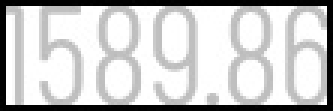
#> input picture ocr/save/(258, 1215, 111, 37).jpg, 111 x 37 px, given as the content of the folder ./data/, which was not available (shown 3 times larger)
$ python tesseract.py
#> lines starting #> are read from the running program, lines starting #| are printed output that depends on the picture; after the words box and inside, x2 and y2 are one past the last pixel; in counts of white or black regions, pixels touching at a corner belong together; pictures that were not available may be replaced by others from this repository, and a replacement may not be noted
import pytesseract
import cv2
import pandas as pd
import numpy as np
import os
from tqdm import tqdm

pytesseract.pytesseract.tesseract_cmd = r'C:\Program Files\Tesseract-OCR\tesseract.exe'


class Solution:
    def __init__(self, path, file_name):
#> called with path = './data/', file_name = '(258, 1215, 111, 37).jpg'
        self.path = path
        self.file_name = file_name
        self.img = cv2.imread(path + file_name, cv2.IMREAD_GRAYSCALE)
#> self.img is the input picture: shape (37, 111); min 0, max 255, mean 200.6

    def get_xy(self):
        img = self.img
        kernel = cv2.getStructuringElement(cv2.MORPH_ELLIPSE, (3, 3))
        grad = cv2.morphologyEx(img, cv2.MORPH_GRADIENT, kernel)
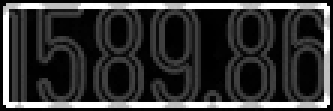
#> grad: shape (37, 111) (shown 3 times larger); min 0, max 255, mean 53.2
        _, bw = cv2.threshold(grad, 0.0, 255.0, cv2.THRESH_BINARY | cv2.THRESH_OTSU)
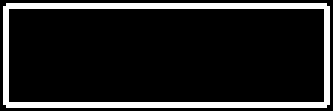
#> bw: shape (37, 111) (shown 3 times larger); 13.5% white in thin lines or dots
        kernel = cv2.getStructuringElement(cv2.MORPH_RECT, (9, 1))
        connected = cv2.morphologyEx(bw, cv2.MORPH_CLOSE, kernel)
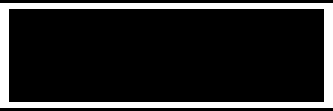
#> connected: shape (37, 111) (shown 3 times larger); 15.3% white; 1 white region
        # using RETR_EXTERNAL instead of RETR_CCOMP
        contours, hierarchy = cv2.findContours(connected.copy(), cv2.RETR_EXTERNAL, cv2.CHAIN_APPROX_NONE)
#> contours = 1 contour; box (x1, y1, x2, y2) and area: (0, 1, 111, 36) 3740
        mask = np.zeros(bw.shape, dtype=np.uint8)
        coordinates = []

        for idx in range(len(contours)):
            x, y, w, h = cv2.boundingRect(contours[idx])
            mask[y:y + h, x:x + w] = 0
            cv2.drawContours(mask, contours, idx, (255, 255, 255), -1)
            r = float(cv2.countNonZero(mask[y:y + h, x:x + w])) / (w * h)
            if r > 0.45 and w > 8 and h > 8:
                coordinates.append((x, y, w, h))
#> this loop made 1 pass
#> (x, y, w, h, r) on pass 1: (0, 1, 111, 35, 1)
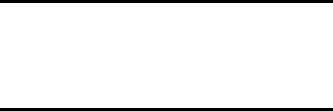
#> mask: shape (37, 111) (shown 3 times larger); 94.6% white; black in thin lines or dots
#> after the loop, coordinates = [(0, 1, 111, 35)]
                # [7 lines of commented-out code are left out]

        return coordinates

    def divide_image(self):
        img = self.img
        columns = ['Date', '1', '2', '3', '4', 'net']
        df = pd.DataFrame(columns=columns)
        coordinates = self.get_xy()
#> coordinates = [(0, 1, 111, 35)]
        res = []
        for coordinate in tqdm(coordinates):
            x, y, w, h = coordinate
            extra_point = 7
            x, y = x - extra_point, y - extra_point
            w, h = w + extra_point * 2, h + extra_point * 2
            cropped_image = img[y:y + h, x:x + w]
            # cv2.imwrite('./save/'+str(coordinate)+'.jpg', cropped_image)
            answer = pytesseract.image_to_string(cropped_image, lang='kor')
            # print('\n' + str(coordinate) + ' 의 결과 : ' + answer)
            # cv2.imshow(' ', cropped_image)
            # cv2.waitKey()
            res.append(' '.join(list(filter(None, answer.split('\n')))))
#> this loop made 1 pass
#> (coordinate, x, y, w, h, extra_point) on pass 1: ((0, 1, 111, 35), -7, -6, 125, 49, 7)
#> after the loop, res = []
        # res = pd.DataFrame(data=[res], columns=columns)
        print(res)
        # df = pd.concat([df, res])
        # df.reset_index(drop=True, inplace=True)
        return df


data_path = './data/'
save_path = './save/'
file_names = os.listdir(data_path)
print(file_names)
#  # ['1.png', '1665019485641.jpg', '1665019486684.jpg', '2.jpg', '3.jpg', '4.jpg', '5.jpg', 'NIA.jpg', 'row.jpg']
file_index = -1
print(f'File name : {file_names[file_index]}')
solution = Solution(path=data_path, file_name=file_names[file_index])
print(solution.divide_image())
#> (the call stopped at in divide_image, `answer = pytesseract.image_to_string(cropped_image, lang='kor')`: pytesseract is not available in this run)

$ run again, on ocr/save/(262, 1554, 102, 37).jpg
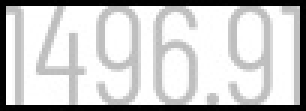
#> input picture ocr/save/(262, 1554, 102, 37).jpg, 102 x 37 px, given as the content of the folder ./data/, which was not available (shown 3 times larger)
#> in __init__, self.img is the input picture: shape (37, 102); min 0, max 255, mean 201.2
#> in get_xy, `_, bw = cv2.threshold(grad, 0.0, 255.0, cv2.THRESH_BINARY | cv2.THRESH..`:
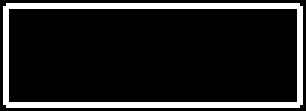
#> bw: shape (37, 102) (shown 3 times larger); 13.8% white in thin lines or dots
#> in get_xy, `connected = cv2.morphologyEx(bw, cv2.MORPH_CLOSE, kernel)`:
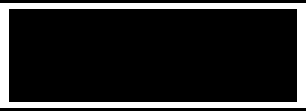
#> connected: shape (37, 102) (shown 3 times larger); 15.7% white; 1 white region
#> contours = 1 contour; box (x1, y1, x2, y2) and area: (0, 1, 102, 36) 3434
#> the loop in get_xy, `for idx in range(len(contours)):` made 1 pass
#> (x, y, w, h, r) on pass 1: (0, 1, 102, 35, 1)
#> after the loop in get_xy, `for idx in range(len(contours)):`: coordinates = [(0, 1, 102, 35)]
#> the loop in divide_image, `for coordinate in tqdm(coordinates):` made 1 pass
#> (coordinate, x, y, w, h, extra_point) on pass 1: ((0, 1, 102, 35), -7, -6, 116, 49, 7)
#> after the loop in divide_image, `for coordinate in tqdm(coordinates):`: res = []

$ run again, on ocr/save/(262, 1667, 102, 37).jpg
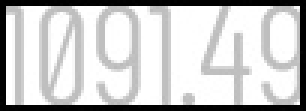
#> input picture ocr/save/(262, 1667, 102, 37).jpg, 102 x 37 px, given as the content of the folder ./data/, which was not available (shown 3 times larger)
#> in __init__, self.img is the input picture: shape (37, 102); min 0, max 255, mean 200.8
#> in get_xy, `_, bw = cv2.threshold(grad, 0.0, 255.0, cv2.THRESH_BINARY | cv2.THRESH..`:
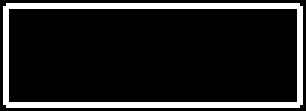
#> bw: shape (37, 102) (shown 3 times larger); 13.8% white in thin lines or dots
#> in get_xy, `connected = cv2.morphologyEx(bw, cv2.MORPH_CLOSE, kernel)`:
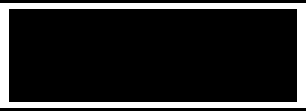
#> connected: shape (37, 102) (shown 3 times larger); 15.7% white; 1 white region
#> contours = 1 contour; box (x1, y1, x2, y2) and area: (0, 1, 102, 36) 3434
#> the loop in get_xy, `for idx in range(len(contours)):` made 1 pass
#> (x, y, w, h, r) on pass 1: (0, 1, 102, 35, 1)
#> after the loop in get_xy, `for idx in range(len(contours)):`: coordinates = [(0, 1, 102, 35)]
#> the loop in divide_image, `for coordinate in tqdm(coordinates):` made 1 pass
#> (coordinate, x, y, w, h, extra_point) on pass 1: ((0, 1, 102, 35), -7, -6, 116, 49, 7)
#> after the loop in divide_image, `for coordinate in tqdm(coordinates):`: res = []

$ run again, on ocr/save/(264, 2006, 100, 37).jpg
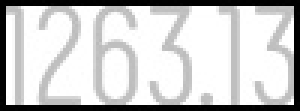
#> input picture ocr/save/(264, 2006, 100, 37).jpg, 100 x 37 px, given as the content of the folder ./data/, which was not available (shown 3 times larger)
#> in __init__, self.img is the input picture: shape (37, 100); min 0, max 255, mean 202.1
#> in get_xy, `_, bw = cv2.threshold(grad, 0.0, 255.0, cv2.THRESH_BINARY | cv2.THRESH..`:
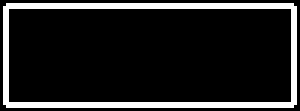
#> bw: shape (37, 100) (shown 3 times larger); 13.8% white in thin lines or dots
#> in get_xy, `connected = cv2.morphologyEx(bw, cv2.MORPH_CLOSE, kernel)`:
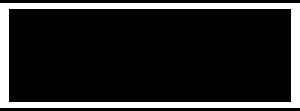
#> connected: shape (37, 100) (shown 3 times larger); 15.8% white; 1 white region
#> contours = 1 contour; box (x1, y1, x2, y2) and area: (0, 1, 100, 36) 3366
#> the loop in get_xy, `for idx in range(len(contours)):` made 1 pass
#> (x, y, w, h, r) on pass 1: (0, 1, 100, 35, 1)
#> after the loop in get_xy, `for idx in range(len(contours)):`: coordinates = [(0, 1, 100, 35)]
#> the loop in divide_image, `for coordinate in tqdm(coordinates):` made 1 pass
#> (coordinate, x, y, w, h, extra_point) on pass 1: ((0, 1, 100, 35), -7, -6, 114, 49, 7)
#> after the loop in divide_image, `for coordinate in tqdm(coordinates):`: res = []
